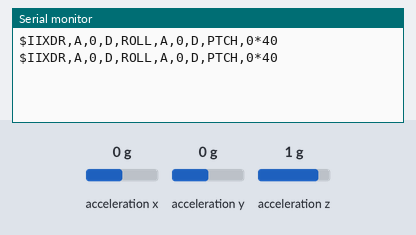
Simulated run of this sketch. Board: Arduino Uno, built with avr-gcc and run on an emulated ATmega328P. Parts: the last lines printed to the serial monitor. Wiring (inferred from the names in the program): MPU-6050 motion sensor at I2C address 0x68. The test bench sets the inputs (shaded band); at power-on: acceleration x 0 g, acceleration y 0 g, acceleration z 1 g.

Above: at 2.2 s.
2.3 s: acceleration x set to -1.4 g
At 3.8 s:
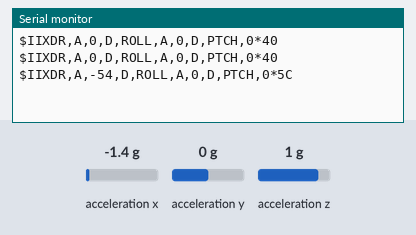
5.5 s: acceleration y set to 1.4 g
At 6.8 s:
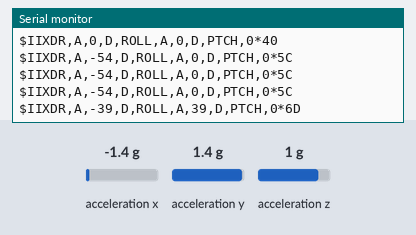
8.5 s: acceleration z set to -1.4 g
At 9.6 s:
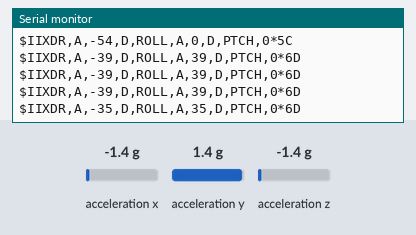
10.0 s: acceleration y set to -1.4 g
At 10.4 s:
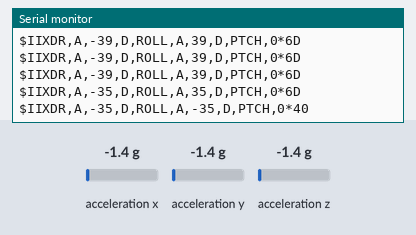
14.0 s: acceleration x set to 0 g
At 14.8 s:
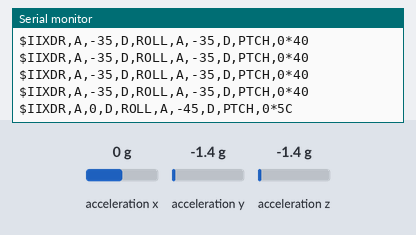
18.0 s: acceleration z set to -0.8 g
At 18.9 s:
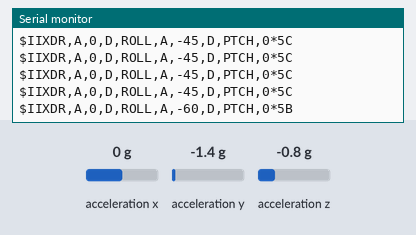

Measured:
- after the input at 2.3 s, the serial monitor: prints a new line after 0.71 s (image 1)
- after the input at 5.5 s, the serial monitor: prints a new line after 0.51 s (image 2)
- after the input at 8.5 s, the serial monitor: prints a new line after 0.52 s (image 3)
- after the input at 10.0 s, the serial monitor: prints a new line at once (image 4)
- after the input at 14.0 s, the serial monitor: prints a new line at once (image 5)
- after the input at 18.0 s, the serial monitor: prints a new line at once (image 6)

The sketch:

MPU6050_NMEA.ino
```cpp
// ARDUINO MPU6050 to NMEA pitch & roll per opencpn
// based on http://www.giuseppecaccavale.it/arduino/mpu-6050-gy-521-arduino-tutorial/
// and https://kingtidesailing.blogspot.com/2015/09/how-to-make-nmea-0183-tilt-compensated.html

#include <SPI.h>
#include <Wire.h>
#include <PString.h>
#define MPU 0x68  // I2C address of the MPU-6050

double AcX,AcY,AcZ;
int Pitch, Roll;

float r = M_PI/180.0f; // degrees to radians
float d = 180.0f/M_PI; // radians to degrees


void setup(){
  Serial.begin(4800);
  init_MPU(); // Inizializzazione MPU6050
}

// calculate checksum function (thanks to https://mechinations.wordpress.com)
 byte checksum(char* str)
 {
   byte cs = 0;
   for (unsigned int n = 1; n < strlen(str) - 1; n++)
   {
     cs ^= str[n];
   }
   return cs;
 }

void loop()
{
  FunctionsMPU(); // Acquisisco assi AcX, AcY, AcZ.

  Roll = FunctionsPitchRoll(AcX, AcY, AcZ);   //Calcolo angolo Roll
  Pitch = FunctionsPitchRoll(AcY, AcX, AcZ);  //Calcolo angolo Pitch

/*
  Serial.print("Pitch: "); Serial.print(Pitch);
  Serial.print("\t");
  Serial.print("Roll: "); Serial.print(Roll);
  Serial.print("\n");
*/
  char shrSentence [50];
  byte csp;
  PString strp(shrSentence, sizeof(shrSentence));
  strp.print("$IIXDR,A,");
  strp.print(lround(Roll));
  strp.print(",D,ROLL,A,");
  strp.print(lround(Pitch));
  strp.print(",D,PTCH,0*");
  csp = checksum(shrSentence);
  if (csp < 0x10) strp.print('0');
  strp.print(csp, HEX);
  Serial.println(shrSentence);
  delay(1000);
}

void init_MPU(){
  Wire.begin();
  Wire.beginTransmission(MPU);
  Wire.write(0x6B);  // PWR_MGMT_1 register
  Wire.write(0);     // set to zero (wakes up the MPU-6050)
  Wire.endTransmission(true);
  delay(1000);
}

//Funzione per il calcolo degli angoli Pitch e Roll
double FunctionsPitchRoll(double A, double B, double C){
  double DatoA, DatoB, Value;
  DatoA = A;
  DatoB = (B*B) + (C*C);
  DatoB = sqrt(DatoB);

  Value = atan2(DatoA, DatoB);
  Value = Value * 180/3.14;

  return (int)Value;
}

//Funzione per l'acquisizione degli assi X,Y,Z del MPU6050
void FunctionsMPU(){
  Wire.beginTransmission(MPU);
  Wire.write(0x3B);  // starting with register 0x3B (ACCEL_XOUT_H)
  Wire.endTransmission(false);
  Wire.requestFrom(MPU,6,true);  // request a total of 14 registers
  AcX=Wire.read()<<8|Wire.read();  // 0x3B (ACCEL_XOUT_H) & 0x3C (ACCEL_XOUT_L)
  AcY=Wire.read()<<8|Wire.read();  // 0x3D (ACCEL_YOUT_H) & 0x3E (ACCEL_YOUT_L)
  AcZ=Wire.read()<<8|Wire.read();  // 0x3D (ACCEL_YOUT_H) & 0x3E (ACCEL_YOUT_L)
}
```
